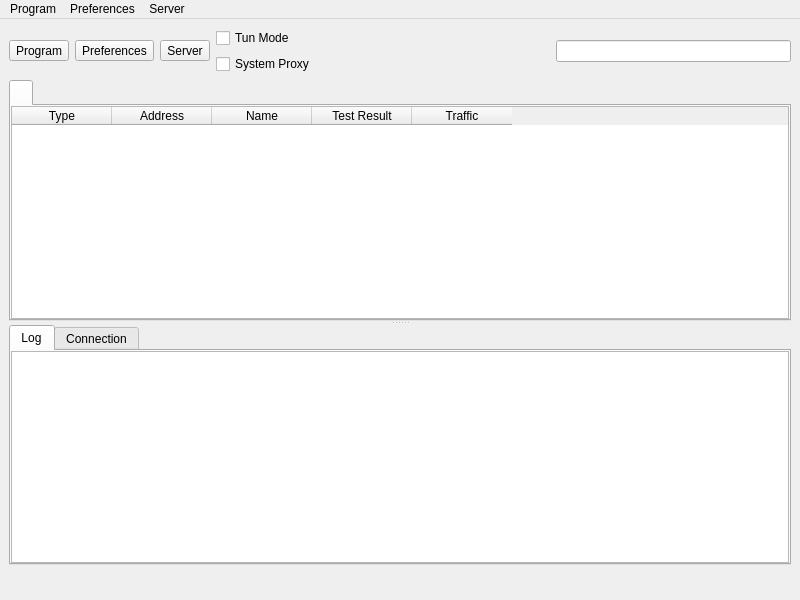
<?xml version="1.0" encoding="UTF-8"?>
<ui version="4.0">
 <class>MainWindow</class>
 <widget class="QMainWindow" name="MainWindow">
  <property name="geometry">
   <rect>
    <x>0</x>
    <y>0</y>
    <width>800</width>
    <height>600</height>
   </rect>
  </property>
  <property name="minimumSize">
   <size>
    <width>800</width>
    <height>600</height>
   </size>
  </property>
  <property name="windowTitle">
   <string notr="true">nya</string>
  </property>
  <widget class="QWidget" name="centralwidget">
   <layout class="QVBoxLayout" name="verticalLayout_3" stretch="0,0,0">
    <item>
     <layout class="QHBoxLayout" name="horizontalLayout_2">
      <item>
       <widget class="QToolButton" name="toolButton_program">
        <property name="text">
         <string>Program</string>
        </property>
        <property name="icon">
         <iconset theme="b-system-run">
          <normaloff>.</normaloff>.</iconset>
        </property>
        <property name="iconSize">
         <size>
          <width>24</width>
          <height>24</height>
         </size>
        </property>
        <property name="popupMode">
         <enum>QToolButton::InstantPopup</enum>
        </property>
        <property name="toolButtonStyle">
         <enum>Qt::ToolButtonTextUnderIcon</enum>
        </property>
       </widget>
      </item>
      <item>
       <widget class="QToolButton" name="toolButton_preferences">
        <property name="text">
         <string>Preferences</string>
        </property>
        <property name="icon">
         <iconset theme="b-preferences">
          <normaloff>.</normaloff>.</iconset>
        </property>
        <property name="iconSize">
         <size>
          <width>24</width>
          <height>24</height>
         </size>
        </property>
        <property name="popupMode">
         <enum>QToolButton::InstantPopup</enum>
        </property>
        <property name="toolButtonStyle">
         <enum>Qt::ToolButtonTextUnderIcon</enum>
        </property>
       </widget>
      </item>
      <item>
       <widget class="QToolButton" name="toolButton_server">
        <property name="text">
         <string>Server</string>
        </property>
        <property name="icon">
         <iconset theme="b-network-server">
          <normaloff>.</normaloff>.</iconset>
        </property>
        <property name="iconSize">
         <size>
          <width>24</width>
          <height>24</height>
         </size>
        </property>
        <property name="popupMode">
         <enum>QToolButton::InstantPopup</enum>
        </property>
        <property name="toolButtonStyle">
         <enum>Qt::ToolButtonTextUnderIcon</enum>
        </property>
       </widget>
      </item>
      <item>
       <layout class="QVBoxLayout" name="verticalLayout_4">
        <item>
         <widget class="QCheckBox" name="checkBox_VPN">
          <property name="sizePolicy">
           <sizepolicy hsizetype="Minimum" vsizetype="Minimum">
            <horstretch>0</horstretch>
            <verstretch>0</verstretch>
           </sizepolicy>
          </property>
          <property name="text">
           <string>Tun Mode</string>
          </property>
         </widget>
        </item>
        <item>
         <widget class="QCheckBox" name="checkBox_SystemProxy">
          <property name="text">
           <string>System Proxy</string>
          </property>
         </widget>
        </item>
       </layout>
      </item>
      <item>
       <spacer name="horizontalSpacer">
        <property name="orientation">
         <enum>Qt::Horizontal</enum>
        </property>
        <property name="sizeHint" stdset="0">
         <size>
          <width>40</width>
          <height>20</height>
         </size>
        </property>
       </spacer>
      </item>
      <item>
       <widget class="QLineEdit" name="search">
        <property name="clearButtonEnabled">
         <bool>true</bool>
        </property>
       </widget>
      </item>
     </layout>
    </item>
    <item>
     <widget class="QSplitter" name="splitter">
      <property name="orientation">
       <enum>Qt::Vertical</enum>
      </property>
      <widget class="QTabWidget" name="tabWidget">
       <property name="currentIndex">
        <number>0</number>
       </property>
       <property name="movable">
        <bool>true</bool>
       </property>
       <widget class="QWidget" name="widget1">
        <attribute name="title">
         <string/>
        </attribute>
        <layout class="QGridLayout" name="gridLayout_2">
         <property name="leftMargin">
          <number>0</number>
         </property>
         <property name="topMargin">
          <number>0</number>
         </property>
         <property name="rightMargin">
          <number>0</number>
         </property>
         <property name="bottomMargin">
          <number>0</number>
         </property>
         <property name="spacing">
          <number>0</number>
         </property>
         <item row="0" column="0">
          <widget class="MyTableWidget" name="proxyListTable">
           <property name="contextMenuPolicy">
            <enum>Qt::CustomContextMenu</enum>
           </property>
           <property name="editTriggers">
            <set>QAbstractItemView::NoEditTriggers</set>
           </property>
           <property name="alternatingRowColors">
            <bool>true</bool>
           </property>
           <property name="selectionBehavior">
            <enum>QAbstractItemView::SelectRows</enum>
           </property>
           <property name="horizontalScrollMode">
            <enum>QAbstractItemView::ScrollPerPixel</enum>
           </property>
           <property name="wordWrap">
            <bool>false</bool>
           </property>
           <attribute name="horizontalHeaderMinimumSectionSize">
            <number>16</number>
           </attribute>
           <attribute name="horizontalHeaderHighlightSections">
            <bool>false</bool>
           </attribute>
           <attribute name="horizontalHeaderShowSortIndicator" stdset="0">
            <bool>false</bool>
           </attribute>
           <attribute name="verticalHeaderDefaultSectionSize">
            <number>30</number>
           </attribute>
           <column>
            <property name="text">
             <string>Type</string>
            </property>
           </column>
           <column>
            <property name="text">
             <string>Address</string>
            </property>
           </column>
           <column>
            <property name="text">
             <string>Name</string>
            </property>
           </column>
           <column>
            <property name="text">
             <string>Test Result</string>
            </property>
           </column>
           <column>
            <property name="text">
             <string>Traffic</string>
            </property>
           </column>
          </widget>
         </item>
        </layout>
       </widget>
      </widget>
      <widget class="QWidget" name="aaaaaaaaaaaaaaaaaa">
       <layout class="QVBoxLayout" name="aaaaaaaaaaaa" stretch="0">
        <item>
         <widget class="QTabWidget" name="down_tab">
          <property name="currentIndex">
           <number>0</number>
          </property>
          <widget class="QWidget" name="tab">
           <attribute name="title">
            <string>Log</string>
           </attribute>
           <layout class="QVBoxLayout" name="verticalLayout">
            <property name="spacing">
             <number>0</number>
            </property>
            <property name="leftMargin">
             <number>0</number>
            </property>
            <property name="topMargin">
             <number>0</number>
            </property>
            <property name="rightMargin">
             <number>0</number>
            </property>
            <property name="bottomMargin">
             <number>0</number>
            </property>
            <item>
             <widget class="QTextBrowser" name="masterLogBrowser">
              <property name="contextMenuPolicy">
               <enum>Qt::CustomContextMenu</enum>
              </property>
              <property name="openLinks">
               <bool>false</bool>
              </property>
             </widget>
            </item>
           </layout>
          </widget>
          <widget class="QWidget" name="tab_2">
           <attribute name="title">
            <string>Connection</string>
           </attribute>
           <layout class="QVBoxLayout" name="verticalLayout_2">
            <property name="spacing">
             <number>0</number>
            </property>
            <property name="leftMargin">
             <number>0</number>
            </property>
            <property name="topMargin">
             <number>0</number>
            </property>
            <property name="rightMargin">
             <number>0</number>
            </property>
            <property name="bottomMargin">
             <number>0</number>
            </property>
            <item>
             <widget class="QTableWidget" name="tableWidget_conn">
              <property name="contextMenuPolicy">
               <enum>Qt::CustomContextMenu</enum>
              </property>
              <property name="editTriggers">
               <set>QAbstractItemView::NoEditTriggers</set>
              </property>
              <property name="selectionBehavior">
               <enum>QAbstractItemView::SelectRows</enum>
              </property>
              <property name="verticalScrollMode">
               <enum>QAbstractItemView::ScrollPerPixel</enum>
              </property>
              <property name="horizontalScrollMode">
               <enum>QAbstractItemView::ScrollPerPixel</enum>
              </property>
              <attribute name="horizontalHeaderHighlightSections">
               <bool>false</bool>
              </attribute>
              <column>
               <property name="text">
                <string>Status</string>
               </property>
              </column>
              <column>
               <property name="text">
                <string>Outbound</string>
               </property>
              </column>
              <column>
               <property name="text">
                <string>Destination</string>
               </property>
              </column>
             </widget>
            </item>
           </layout>
          </widget>
         </widget>
        </item>
       </layout>
      </widget>
     </widget>
    </item>
    <item>
     <layout class="QHBoxLayout" name="horizontalLayout">
      <item>
       <widget class="QLabel" name="label_running">
        <property name="text">
         <string/>
        </property>
       </widget>
      </item>
      <item>
       <spacer name="horizontalSpacer_2">
        <property name="orientation">
         <enum>Qt::Horizontal</enum>
        </property>
        <property name="sizeType">
         <enum>QSizePolicy::Maximum</enum>
        </property>
        <property name="sizeHint" stdset="0">
         <size>
          <width>0</width>
          <height>20</height>
         </size>
        </property>
       </spacer>
      </item>
      <item>
       <widget class="QLabel" name="label_inbound">
        <property name="text">
         <string/>
        </property>
       </widget>
      </item>
      <item>
       <widget class="QLabel" name="label_speed">
        <property name="text">
         <string/>
        </property>
       </widget>
      </item>
     </layout>
    </item>
   </layout>
  </widget>
  <widget class="QMenuBar" name="menubar">
   <property name="geometry">
    <rect>
     <x>0</x>
     <y>0</y>
     <width>800</width>
     <height>32</height>
    </rect>
   </property>
   <widget class="QMenu" name="menu_program">
    <property name="title">
     <string>Program</string>
    </property>
    <widget class="QMenu" name="menu_spmode">
     <property name="title">
      <string>System Proxy</string>
     </property>
     <addaction name="menu_spmode_system_proxy"/>
     <addaction name="menu_spmode_vpn"/>
     <addaction name="menu_spmode_disabled"/>
    </widget>
    <widget class="QMenu" name="menu_program_preference">
     <property name="title">
      <string>Preferences</string>
     </property>
     <addaction name="actionfake"/>
    </widget>
    <widget class="QMenu" name="menuActive_Server">
     <property name="title">
      <string>Active Server</string>
     </property>
     <addaction name="actionfake_2"/>
    </widget>
    <widget class="QMenu" name="menuActive_Routing">
     <property name="title">
      <string>Active Routing</string>
     </property>
     <addaction name="actionfake_3"/>
    </widget>
    <addaction name="actionShow_window"/>
    <addaction name="menu_add_from_clipboard2"/>
    <addaction name="menu_scan_qr"/>
    <addaction name="separator"/>
    <addaction name="actionStart_with_system"/>
    <addaction name="actionRemember_last_proxy"/>
    <addaction name="actionAllow_LAN"/>
    <addaction name="menuActive_Server"/>
    <addaction name="menuActive_Routing"/>
    <addaction name="menu_spmode"/>
    <addaction name="menu_program_preference"/>
    <addaction name="separator"/>
    <addaction name="actionRestart_Proxy"/>
    <addaction name="actionRestart_Program"/>
    <addaction name="menu_exit"/>
   </widget>
   <widget class="QMenu" name="menu_preferences">
    <property name="title">
     <string>Preferences</string>
    </property>
    <addaction name="menu_manage_groups"/>
    <addaction name="menu_basic_settings"/>
    <addaction name="menu_routing_settings"/>
    <addaction name="menu_vpn_settings"/>
    <addaction name="menu_hotkey_settings"/>
    <addaction name="menu_open_config_folder"/>
   </widget>
   <widget class="QMenu" name="menu_server">
    <property name="title">
     <string>Server</string>
    </property>
    <widget class="QMenu" name="menu_share_item">
     <property name="title">
      <string>Share</string>
     </property>
     <addaction name="menu_qr"/>
     <addaction name="menu_export_config"/>
     <addaction name="separator"/>
     <addaction name="menu_copy_links"/>
     <addaction name="menu_copy_links_nkr"/>
    </widget>
    <widget class="QMenu" name="menuCurrent_Group">
     <property name="title">
      <string>Current Group</string>
     </property>
     <addaction name="actionfake_5"/>
     <addaction name="menu_tcp_ping"/>
     <addaction name="menu_url_test"/>
     <addaction name="menu_full_test"/>
     <addaction name="menu_stop_testing"/>
     <addaction name="menu_clear_test_result"/>
     <addaction name="menu_resolve_domain"/>
     <addaction name="separator"/>
     <addaction name="menu_remove_unavailable"/>
     <addaction name="menu_delete_repeat"/>
     <addaction name="separator"/>
     <addaction name="menu_update_subscription"/>
    </widget>
    <widget class="QMenu" name="menuCurrent_Select">
     <property name="title">
      <string>Current Select</string>
     </property>
     <addaction name="actionfake_4"/>
    </widget>
    <addaction name="menu_add_from_input"/>
    <addaction name="menu_add_from_clipboard"/>
    <addaction name="separator"/>
    <addaction name="menu_start"/>
    <addaction name="menu_stop"/>
    <addaction name="separator"/>
    <addaction name="menu_select_all"/>
    <addaction name="menu_move"/>
    <addaction name="menu_clone"/>
    <addaction name="menu_reset_traffic"/>
    <addaction name="menu_delete"/>
    <addaction name="separator"/>
    <addaction name="menu_share_item"/>
    <addaction name="separator"/>
    <addaction name="menuCurrent_Select"/>
    <addaction name="menuCurrent_Group"/>
    <addaction name="separator"/>
    <addaction name="menu_profile_debug_info"/>
    <addaction name="separator"/>
   </widget>
   <addaction name="menu_program"/>
   <addaction name="menu_preferences"/>
   <addaction name="menu_server"/>
  </widget>
  <action name="menu_exit">
   <property name="text">
    <string>Exit</string>
   </property>
  </action>
  <action name="actionShow_window">
   <property name="text">
    <string>Show Window</string>
   </property>
  </action>
  <action name="menu_basic_settings">
   <property name="text">
    <string>Basic Settings</string>
   </property>
  </action>
  <action name="menu_add_from_input">
   <property name="text">
    <string>New profile</string>
   </property>
  </action>
  <action name="menu_manage_groups">
   <property name="text">
    <string>Groups</string>
   </property>
  </action>
  <action name="menu_start">
   <property name="text">
    <string>Start</string>
   </property>
   <property name="shortcut">
    <string notr="true">Return</string>
   </property>
  </action>
  <action name="menu_stop">
   <property name="text">
    <string>Stop</string>
   </property>
   <property name="shortcut">
    <string notr="true">Ctrl+S</string>
   </property>
  </action>
  <action name="menu_routing_settings">
   <property name="text">
    <string>Routing Settings</string>
   </property>
  </action>
  <action name="menu_add_from_clipboard">
   <property name="text">
    <string>Add profile from clipboard</string>
   </property>
   <property name="shortcut">
    <string notr="true">Ctrl+V</string>
   </property>
  </action>
  <action name="menu_delete">
   <property name="text">
    <string>Delete</string>
   </property>
   <property name="shortcut">
    <string notr="true">Del</string>
   </property>
  </action>
  <action name="menu_add_from_clipboard2">
   <property name="text">
    <string>Add profile from clipboard</string>
   </property>
  </action>
  <action name="menu_profile_debug_info">
   <property name="text">
    <string>Debug Info</string>
   </property>
  </action>
  <action name="menu_qr">
   <property name="text">
    <string>QR Code and link</string>
   </property>
   <property name="shortcut">
    <string notr="true">Ctrl+Q</string>
   </property>
  </action>
  <action name="menu_copy_link">
   <property name="text">
    <string>Copy Link</string>
   </property>
  </action>
  <action name="menu_tcp_ping">
   <property name="text">
    <string notr="true">Tcp Ping</string>
   </property>
   <property name="shortcut">
    <string notr="true">Ctrl+Shift+T</string>
   </property>
  </action>
  <action name="menu_url_test">
   <property name="text">
    <string notr="true">Url Test</string>
   </property>
   <property name="shortcut">
    <string notr="true">Ctrl+Shift+U</string>
   </property>
  </action>
  <action name="menu_clear_test_result">
   <property name="text">
    <string>Clear Test Result</string>
   </property>
   <property name="shortcut">
    <string notr="true">Ctrl+Shift+C</string>
   </property>
  </action>
  <action name="menu_export_config">
   <property name="text">
    <string>Export %1 config</string>
   </property>
   <property name="shortcut">
    <string notr="true">Ctrl+E</string>
   </property>
  </action>
  <action name="menu_reset_traffic">
   <property name="text">
    <string>Reset Traffic</string>
   </property>
   <property name="shortcut">
    <string notr="true">Ctrl+R</string>
   </property>
  </action>
  <action name="menu_scan_qr">
   <property name="text">
    <string>Scan QR Code</string>
   </property>
  </action>
  <action name="menu_spmode_system_proxy">
   <property name="checkable">
    <bool>true</bool>
   </property>
   <property name="text">
    <string>Enable System Proxy</string>
   </property>
  </action>
  <action name="menu_spmode_disabled">
   <property name="checkable">
    <bool>true</bool>
   </property>
   <property name="text">
    <string>Disable</string>
   </property>
  </action>
  <action name="menu_delete_repeat">
   <property name="text">
    <string>Remove Duplicates</string>
   </property>
   <property name="shortcut">
    <string notr="true">Ctrl+Shift+D</string>
   </property>
  </action>
  <action name="actionfake">
   <property name="text">
    <string>fake</string>
   </property>
   <property name="visible">
    <bool>false</bool>
   </property>
  </action>
  <action name="menu_move">
   <property name="text">
    <string>Move</string>
   </property>
   <property name="shortcut">
    <string notr="true">Ctrl+M</string>
   </property>
  </action>
  <action name="actionStart_with_system">
   <property name="checkable">
    <bool>true</bool>
   </property>
   <property name="text">
    <string>Start with system</string>
   </property>
  </action>
  <action name="actionRemember_last_proxy">
   <property name="checkable">
    <bool>true</bool>
   </property>
   <property name="text">
    <string>Remember last profile</string>
   </property>
  </action>
  <action name="actionAllow_LAN">
   <property name="checkable">
    <bool>true</bool>
   </property>
   <property name="text">
    <string>Allow other devices to connect</string>
   </property>
  </action>
  <action name="menu_remove_unavailable">
   <property name="text">
    <string>Remove Unavailable</string>
   </property>
   <property name="shortcut">
    <string notr="true">Ctrl+Shift+R</string>
   </property>
  </action>
  <action name="menu_full_test">
   <property name="text">
    <string>Full Test</string>
   </property>
   <property name="shortcut">
    <string notr="true">Ctrl+Shift+F</string>
   </property>
  </action>
  <action name="menu_hotkey_settings">
   <property name="text">
    <string>Hotkey Settings</string>
   </property>
  </action>
  <action name="menu_select_all">
   <property name="text">
    <string>Select All</string>
   </property>
   <property name="shortcut">
    <string notr="true">Ctrl+A</string>
   </property>
  </action>
  <action name="menu_copy_links_nkr">
   <property name="text">
    <string>Copy links of selected (Neko Links)</string>
   </property>
   <property name="shortcut">
    <string notr="true">Ctrl+Alt+C</string>
   </property>
  </action>
  <action name="actionfake_2">
   <property name="text">
    <string>fake</string>
   </property>
   <property name="visible">
    <bool>false</bool>
   </property>
  </action>
  <action name="actionfake_3">
   <property name="text">
    <string>fake</string>
   </property>
   <property name="visible">
    <bool>false</bool>
   </property>
  </action>
  <action name="menu_copy_links">
   <property name="text">
    <string>Copy links of selected</string>
   </property>
   <property name="shortcut">
    <string notr="true">Ctrl+C</string>
   </property>
  </action>
  <action name="menu_spmode_vpn">
   <property name="checkable">
    <bool>true</bool>
   </property>
   <property name="text">
    <string>Enable Tun</string>
   </property>
  </action>
  <action name="menu_clone">
   <property name="text">
    <string>Clone</string>
   </property>
   <property name="shortcut">
    <string notr="true">Ctrl+D</string>
   </property>
  </action>
  <action name="menu_update_subscription">
   <property name="text">
    <string>Update subscription</string>
   </property>
   <property name="shortcut">
    <string notr="true">Ctrl+U</string>
   </property>
  </action>
  <action name="menu_resolve_domain">
   <property name="text">
    <string>Resolve domain</string>
   </property>
   <property name="shortcut">
    <string notr="true">Ctrl+Shift+I</string>
   </property>
  </action>
  <action name="menu_vpn_settings">
   <property name="text">
    <string>Tun Settings</string>
   </property>
  </action>
  <action name="actionRestart_Program">
   <property name="text">
    <string>Restart Program</string>
   </property>
  </action>
  <action name="menu_open_config_folder">
   <property name="text">
    <string>Open Config Folder</string>
   </property>
  </action>
  <action name="actionfake_4">
   <property name="text">
    <string notr="true">fake</string>
   </property>
   <property name="visible">
    <bool>false</bool>
   </property>
  </action>
  <action name="actionfake_5">
   <property name="text">
    <string notr="true">fake</string>
   </property>
   <property name="visible">
    <bool>false</bool>
   </property>
  </action>
  <action name="actionRestart_Proxy">
   <property name="text">
    <string>Restart Proxy</string>
   </property>
  </action>
  <action name="menu_stop_testing">
   <property name="text">
    <string>Stop Testing</string>
   </property>
  </action>
 </widget>
 <customwidgets>
  <customwidget>
   <class>MyTableWidget</class>
   <extends>QTableWidget</extends>
   <header>ui/widget/MyTableWidget.h</header>
  </customwidget>
 </customwidgets>
 <resources/>
 <connections/>
</ui>
